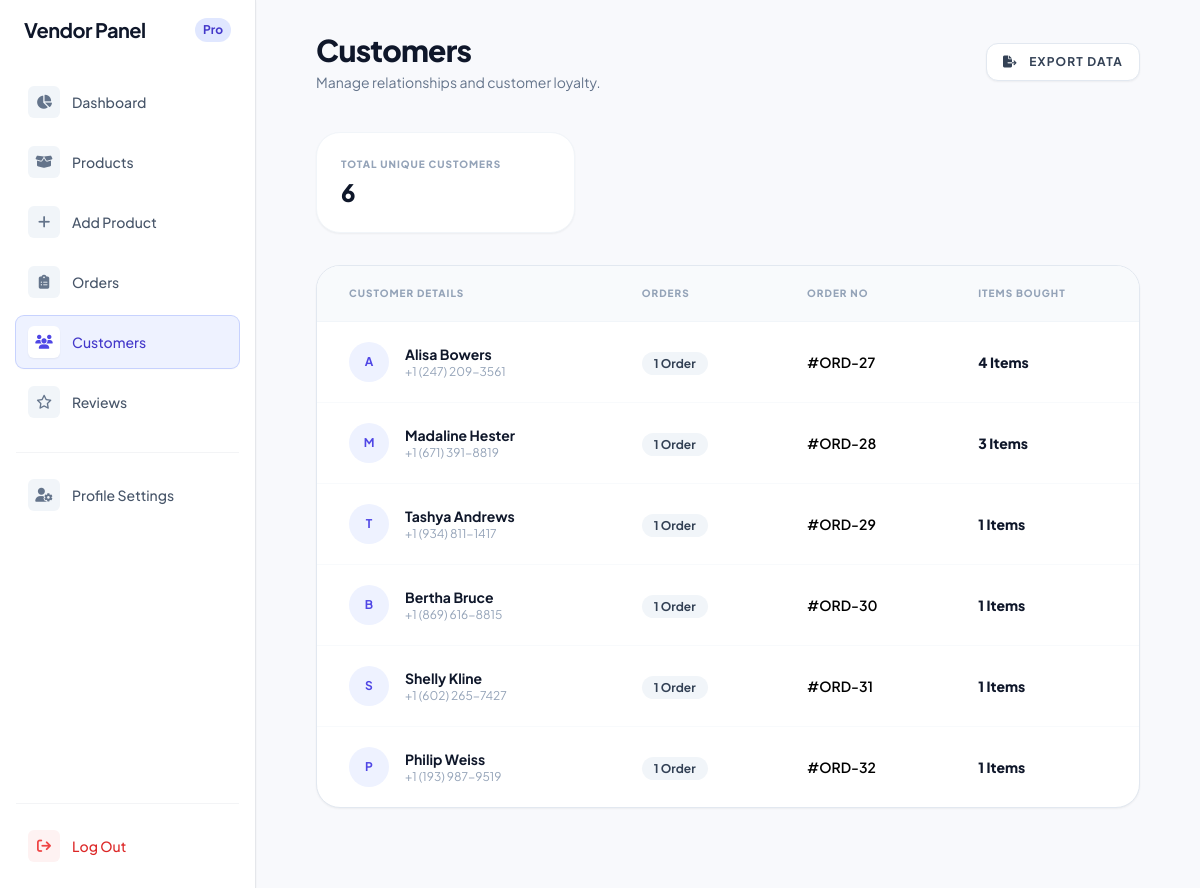
The app's page /vendor/dashboard/customers/ (signed in) with its own data.
### store/models.py (models this page shows, shortened)
class Order(models.Model):
    STATUS = (
        ("Paid", "Paid"),
        ("Pending", "Pending"),
        ("Failed", "Failed"),
    )
    user = models.ForeignKey(userauth_model.User, on_delete=models.SET_NULL, null=True)
    fullname = models.CharField(max_length=50, null=True, blank=True)
    mobile = models.CharField(max_length=50, null=True, blank=True)
    city = models.CharField(max_length=100, default='Unknown City')
    address = models.CharField(max_length=100, null=True, blank=True)
    state = models.CharField(max_length=100, null=True, blank=True)
    country = models.CharField(max_length=100, null=True, blank=True)
    total = models.DecimalField(default=0, decimal_places=2, max_digits=12, null=True, blank=True)
    payment_status = models.CharField(max_length=50, choices=STATUS, default="Pending")
    date = models.DateTimeField(default=timezone.now, null=True, blank=True)

### vendor/views.py (the view)
# urls.py: path('dashboard/customers/', views.vendor_customers, name='vendor_customers'),
@login_required
def vendor_customers(request):
    vendor_items = OrderItem.objects.filter(
        product__user=request.user,
        order__fullname__isnull=False
    ).exclude(order__fullname="")
    customers = vendor_items.values(
        'order__id',
        'order__user__id',
        'order__fullname',
        'order__mobile'
    ).annotate(
        total_items=Sum('qty'),
        order_count=Count('order', distinct=True)
    ).order_by('-total_items')
    context = {'customers': customers}
    return render(request, 'vendor/customers.html', context)

### store/context_processors.py (called while the page is built)
def cart_wishlist_counts(request):
    cart_count = 0
    wishlist_count = 0
    if request.user.is_authenticated:
        cart_count = Cart.objects.filter(user=request.user).count()
        wishlist_count = Wishlist.objects.filter(user=request.user).count()
    return {
        'CART_ITEM_COUNT': cart_count,
        'WISHLIST_ITEM_COUNT': wishlist_count,
    }

def default(request):
    categories = Category.objects.all()
    return {
        'categories': categories,
    }

### templates/vendor/customers.html (shortened to what this page needs)
<!DOCTYPE html>
<html lang="en">
<head>
    <script src="https://cdn.tailwindcss.com"></script>
    <link href="https://cdnjs.cloudflare.com/ajax/libs/flowbite/2.2.1/flowbite.min.css" rel="stylesheet" />
    <link rel="stylesheet" href="https://cdnjs.cloudflare.com/ajax/libs/font-awesome/6.4.0/css/all.min.css">
</head>
<body class="bg-[#F8F9FC] h-screen flex overflow-hidden font-['Plus_Jakarta_Sans']">
<aside class="w-64 bg-white border-r border-slate-200 hidden lg:block flex-shrink-0 z-20">
    {% include 'vendor/includes/vendor.sidebar.html' %}
</aside>
    <main class="flex-1 px-4 lg:px-[5%] 2xl:px-[8%] p-8 overflow-y-auto h-full mobile-padding">
        <header class="flex flex-col md:flex-row md:items-center justify-between mb-10 mobile-header">
            <div class="flex items-center justify-between w-full md:w-auto">
                <div>
                    <h1 class="text-3xl font-black text-slate-900 tracking-tight">Customers</h1>
                    <p class="text-slate-500 text-sm mt-1">Manage relationships and customer loyalty.</p>
                </div>
            </div>
            <button
                class="bg-white border border-slate-200 px-4 py-2.5 rounded-xl text-xs font-bold uppercase tracking-widest text-slate-700 hover:bg-slate-50 transition-all mobile-btn shadow-sm">
                <i class="fa-solid fa-file-export mr-2"></i> Export Data
            </button>
        </header>
        <div class="grid grid-cols-1 md:grid-cols-3 gap-6 mb-8">
            <div class="bg-white p-6 rounded-3xl border border-slate-100 shadow-sm">
                <p class="text-[10px] font-black text-slate-400 uppercase tracking-widest mb-1">Total Unique Customers
                </p>
                <h3 class="text-2xl font-black text-slate-900">{{ customers|length }}</h3>
            </div>
        </div>
        <div class="bg-white rounded-3xl border border-slate-200 shadow-sm overflow-hidden mb-12">
            <div class="overflow-x-auto">
                <table class="w-full text-left min-w-[700px]">
                    <thead class="bg-slate-50 border-b border-slate-100">
                        <tr>
                            <th class="px-8 py-5 text-[10px] font-black text-slate-400 uppercase tracking-widest">
                                Customer Details</th>
                            <th class="px-8 py-5 text-[10px] font-black text-slate-400 uppercase tracking-widest">Orders
                            </th>
                            <th class="px-8 py-5 text-[10px] font-black text-slate-400 uppercase tracking-widest">Order
                                NO</th>
                            <th class="px-8 py-5 text-[10px] font-black text-slate-400 uppercase tracking-widest">Items
                                Bought</th>
                        </tr>
                    </thead>
                    <tbody class="divide-y divide-slate-50">
                        {% for c in customers %}
                        <tr class="hover:bg-slate-50/50 transition-all group">
                            <td class="px-8 py-5">
                                <div class="flex items-center gap-4">
                                    <div
                                        class="h-10 w-10 bg-indigo-50 rounded-full flex items-center justify-center text-indigo-600 font-bold text-xs">
                                        {{ c.order__fullname|slice:":1" }}
                                    </div>
                                    <div>
                                        <p class="font-bold text-slate-900 text-sm">{{ c.order__fullname }}</p>
                                        <p class="text-xs text-slate-400">{{ c.order__mobile }}</p>
                                    </div>
                                </div>
                            </td>
                            <td class="px-8 py-5">
                                <span class="text-xs font-bold text-slate-700 bg-slate-100 px-3 py-1 rounded-full">
                                    {{ c.order_count }} Order{{ c.order_count|pluralize }}
                                </span>
                            </td>
                            <td class="px-8 py-5">
                                <a href="{% url 'order_detail' c.order__id %}" class="font-semibold text-sm hover:text-blue-500">#ORD-{{ c.order__id}}</a>
                            </td>
                            <td class="px-8 py-5">
                                <p class="text-sm font-black text-slate-900">{{ c.total_items }} Items</p>
                            </td>
                        </tr>
                        {% endfor %}
                    </tbody>
                </table>
            </div>
        </div>
    </main>
</body>
</html>

### templates/vendor/customers.html (style rules this page uses)
body { font-family: 'Plus Jakarta Sans', sans-serif; }

### records on screen
Order: order__fullname "A", order__fullname "Alisa Bowers", order__mobile "+1 (247) 209-3561", order_count "1", order__id "27", total_items "4"
Order: order__fullname "M", order__fullname "Madaline Hester", order__mobile "+1 (671) 391-8819", order_count "1", order__id "28", total_items "3"
Order: order__fullname "T", order__fullname "Tashya Andrews", order__mobile "+1 (934) 811-1417", order_count "1", order__id "29", total_items "1"
Order: order__fullname "B", order__fullname "Bertha Bruce", order__mobile "+1 (869) 616-8815", order_count "1", order__id "30", total_items "1"
Order: order__fullname "S", order__fullname "Shelly Kline", order__mobile "+1 (602) 265-7427", order_count "1", order__id "31", total_items "1"
Order: order__fullname "P", order__fullname "Philip Weiss", order__mobile "+1 (193) 987-9519", order_count "1", order__id "32", total_items "1"

### other values on screen
{{ customers|length }} "6"
